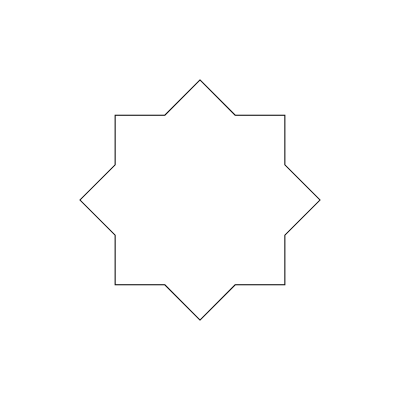
Frame 1 (no input)
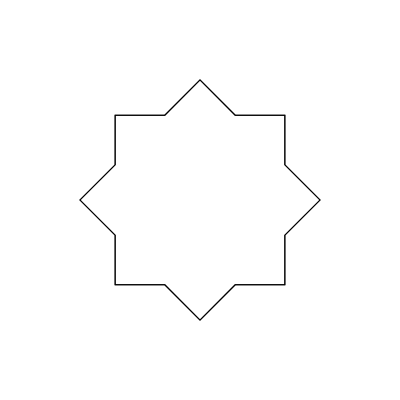
Frame 2 (the mouse pressed at the canvas centre, redrawn once)

The p5.js sketch that drew these frames (run headless with seeded random() and noise() and a simulated clock; the mouse was pressed at the canvas centre and the sketch redrawn once):

// p5.js sketch
// ── sketch.js

/*
Code written by Selcuk ARTUT 2022
Geometric Patterns with Creative Coding 
All rights reserved
*/

//scale factor
let a = 120;
let b;

function setup() {  
  createCanvas(400, 400);
  angleMode(DEGREES);
  noFill();
  noLoop();
  b = a * (sin(45) / sin(112.5));
}
function draw() {  
	let x,y;
	push();
    translate(width*0.5, height*0.5);
    rotate(22.5);
    beginShape();
    for (let i = 0; i < 8; i++) {
      let sx = cos(i*45) * b;
      let sy = sin(i*45) * b;
      vertex(sx, sy);
      sx = a * cos(i *45 + 45*0.5);
      sy = a * sin(i *45 + 45*0.5);
      vertex(sx, sy);
    }
    endShape(CLOSE);
  pop(); 
}
